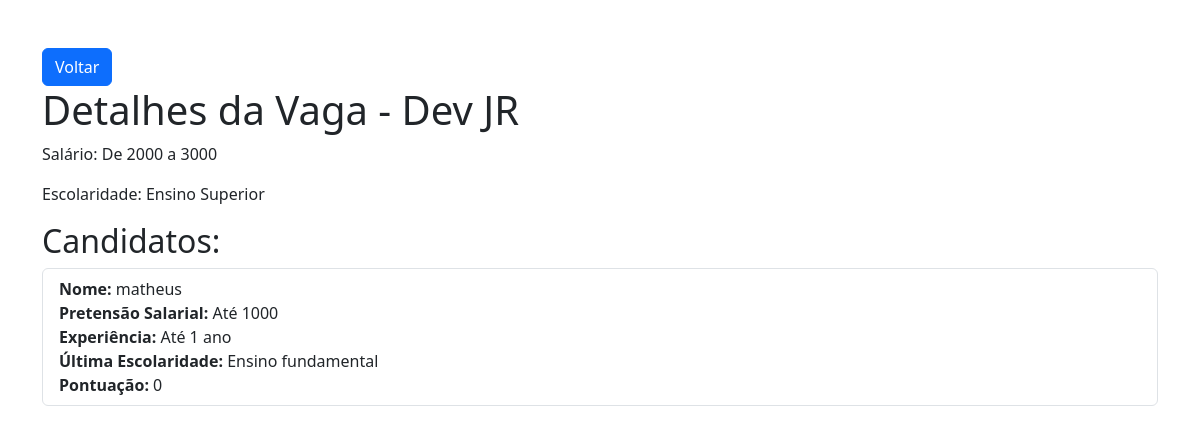
/empresas/vagas/3/candidatos/ (signed in), run on an earlier commit of the app's database.
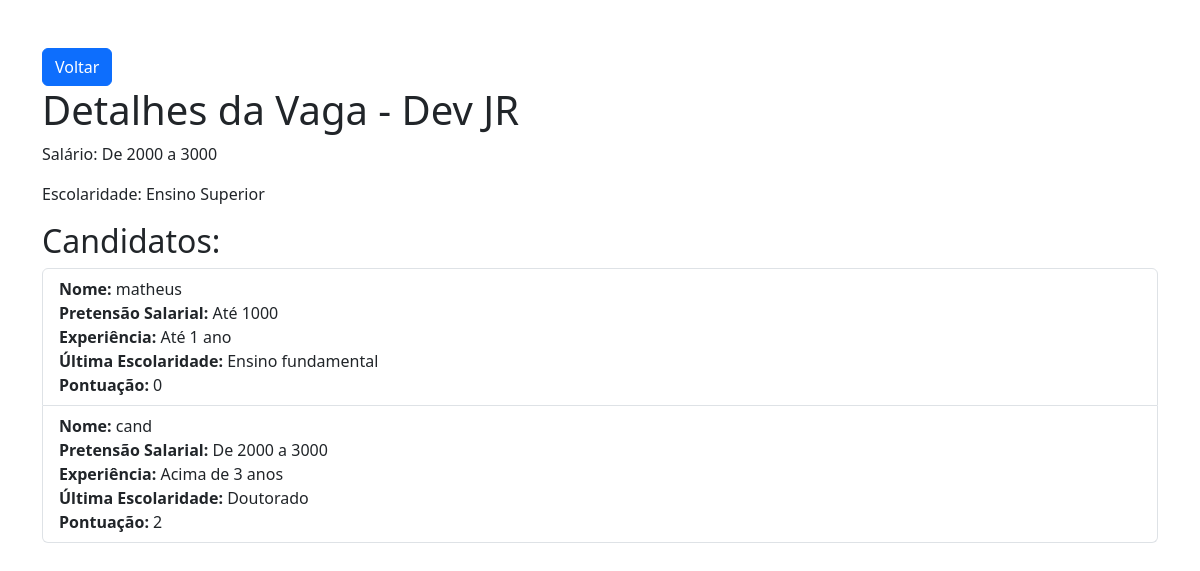
And on a later commit of the database.
### app_vagas/models.py (models this page shows, shortened)
class Candidatura(models.Model):
    CANDIDATURA_CHOICES = [
        ("Até 1000", "Até 1000"),
        ("De 1000 a 2000", "De 1000 a 2000"),
        ("De 2000 a 3000", "De 2000 a 3000"),
        ("Acima de 3000", "Acima de 3000"),
    ]
    EXPERIENCIA_CHOICES = [
        ("Até 1 ano", "Até 1 ano"),
        ("De 1 ano a 2 anos", "De 1 ano a 2 anos"),
        ("De 2 anos a 3 anos", "De 2 anos a 3 anos"),
        ("Acima de 3 anos", "Acima de 3 anos"),
    ]
    ESCOLARIDADE_CHOICES = [
        ("Ensino fundamental", "Ensino fundamental"),
        ("Ensino médio", "Ensino médio"),
        ("Tecnólogo", "Tecnólogo"),
        ("Ensino Superior", "Ensino Superior"),
        ("Pós / MBA / Mestrado", "Pós / MBA / Mestrado"),
        ("Doutorado", "Doutorado"),
    ]
    candidato = models.ForeignKey(User, on_delete=models.CASCADE)
    vaga = models.ForeignKey(Vagas, on_delete=models.CASCADE)
    pretensao_salario = models.CharField(
        max_length=50, choices=CANDIDATURA_CHOICES, default="Até 1000"
    )
    experiencia = models.CharField(
        max_length=50, choices=EXPERIENCIA_CHOICES, default="Até 1 ano"
    )
    ultima_escolaridade = models.CharField(
        max_length=50, choices=ESCOLARIDADE_CHOICES, default="Ensino fundamental"
    )
    pontuacao = models.IntegerField(default=0)

### empresas/views.py (the view)
@login_required(login_url="/empresas/login")
@has_role_decorator("empresa")
def candidatos_vaga(request, vaga_id):
    vaga = get_object_or_404(Vagas, pk=vaga_id)
    candidaturas = Candidatura.objects.filter(vaga=vaga)
    dict_escolaridade = {
        "Ensino fundamental": 1,
        "Ensino médio": 2,
        "Tecnólogo": 3,
        "Ensino Superior": 4,
        "Pós / MBA / Mestrado": 5,
        "Doutorado": 6,
    }
    for candidatura in candidaturas:
        pontuacao = 0
        if candidatura.pretensao_salario == vaga.salario:
            pontuacao += 1
        escolaridade_vaga = dict_escolaridade[vaga.escolaridade]
        escolaridade_candidato = dict_escolaridade[candidatura.ultima_escolaridade]
        if escolaridade_candidato >= escolaridade_vaga:
            pontuacao += 1
        candidatura.pontuacao = pontuacao
        candidatura.save()
    return render(
        request,
        "empresas/candidatos_vaga.html",
        {"vaga": vaga, "candidaturas": candidaturas},
    )

### empresas/templates/empresas/candidatos_vaga.html (shortened to what this page needs)
<!DOCTYPE html>
<html>
<head>
    <link href="https://cdn.jsdelivr.net/npm/bootstrap@5.3.0/dist/css/bootstrap.min.css" rel="stylesheet">
</head>
<body>
    <div class="container mt-5">
        <a href="{% url 'vagas' %}" class="btn btn-primary">Voltar</a>
        <h1>Detalhes da Vaga - {{ vaga.titulo }}</h1>
        <p>Salário: {{ vaga.salario }}</p>
        <p>Escolaridade: {{ vaga.escolaridade }}</p>
        <h2>Candidatos:</h2>
        <ul class="list-group">
            {% for candidatura in candidaturas %}
                <li class="list-group-item">
                    <strong>Nome:</strong> {{ candidatura.candidato.username }} <br>
                    <strong>Pretensão Salarial:</strong> {{ candidatura.get_pretensao_salario_display }} <br>
                    <strong>Experiência:</strong> {{ candidatura.get_experiencia_display }} <br>
                    <strong>Última Escolaridade:</strong> {{ candidatura.get_ultima_escolaridade_display }} <br>
                    <strong>Pontuação:</strong> {{ candidatura.pontuacao }} <br>
                </li>
            {% endfor %}
        </ul>
    </div>
</body>
</html>

What changed in the data, as far as the page shows it:
added Candidatura: candidato.username "cand", pretensao_salario "De 2000 a 3000", experiencia "Acima de 3 anos", ultima_escolaridade "Doutorado", pontuacao "2"
